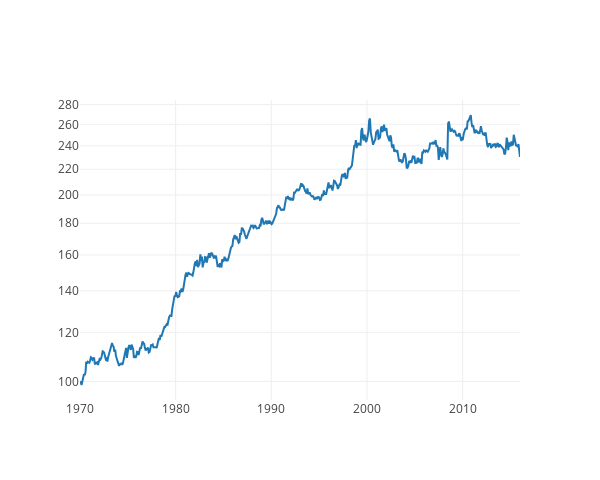

The notebook cell this image was saved under:
### Code cell
results_LASSO_each_timestep = R[FIRST_PREDICT_MONTH:]
perf_LASSO_each_timestep = 100 * np.cumprod(1 + results_LASSO_each_timestep / 100)
mychart([perf_LASSO_each_timestep])

### Figure 1 — Plotly figure (JSON) as saved in the notebook; plotly's stock layout.template omitted (floating-point values rounded to 4 significant figures; data arrays with more than 128 entries replaced by an {"elided": "..."} marker saying what was removed)
{"data": [{"mode": "line", "name": "Trace 0", "type": "scatter", "x": {"elided": "564 float values"}, "y": {"elided": "564 float values"}}], "layout": {"autosize": false, "height": 480, "width": 600, "yaxis": {"autorange": true, "type": "log"}}}
